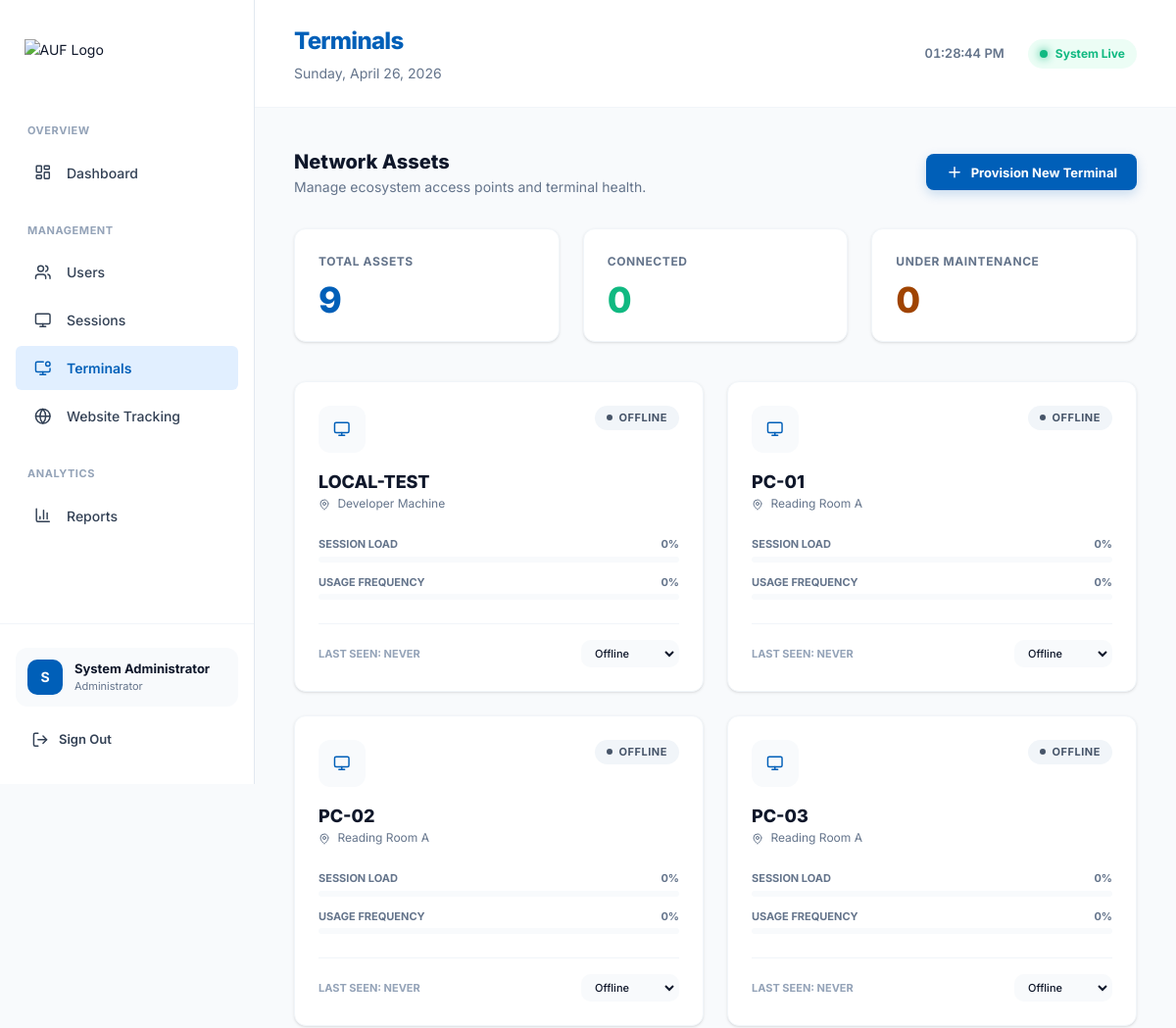
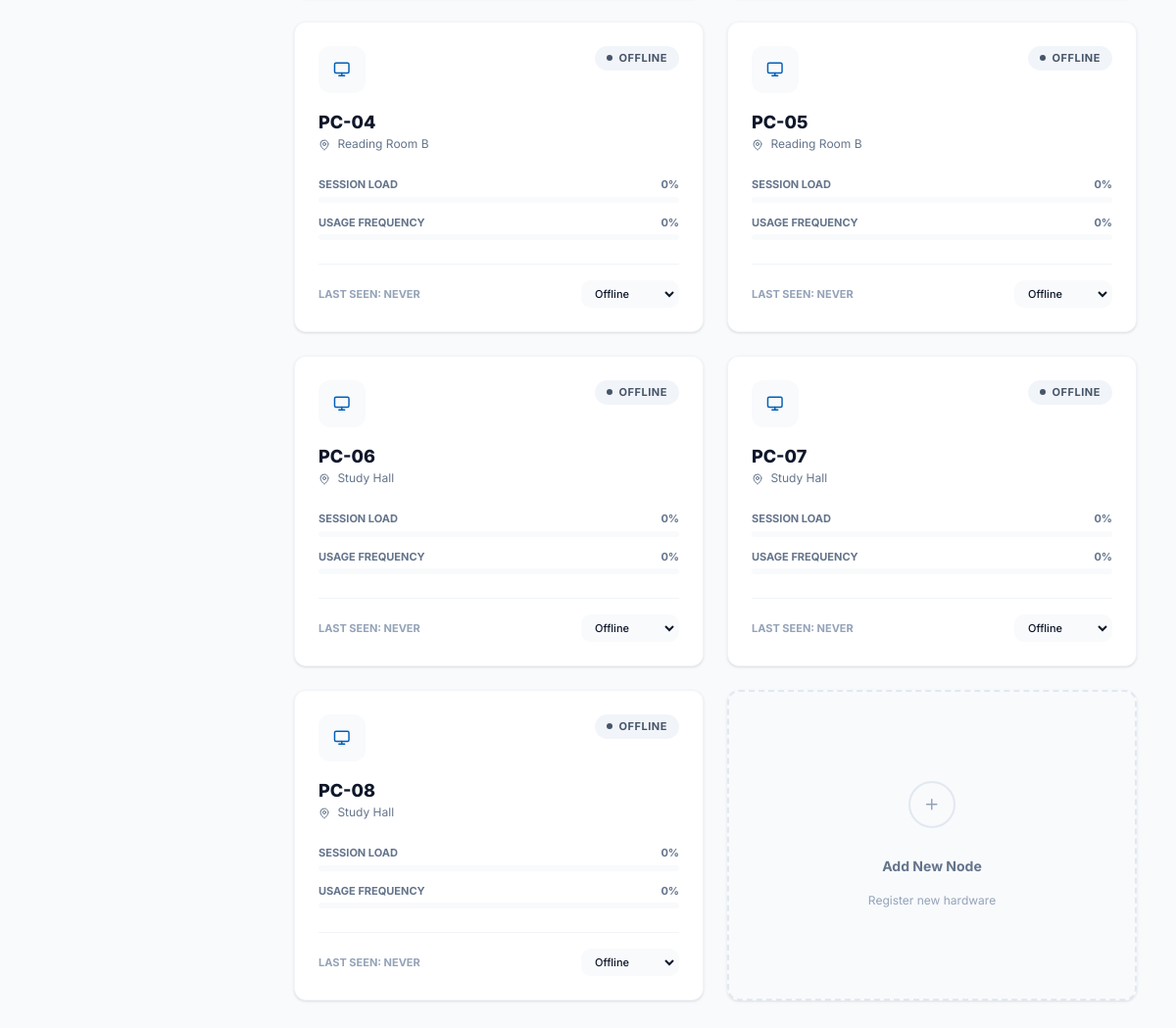
The page /server/admin/terminals.php (signed in) on the database its author committed (2 pictures, top to bottom).
### tables this page shows
CREATE TABLE terminals (
    id            INT UNSIGNED AUTO_INCREMENT PRIMARY KEY,
    terminal_code VARCHAR(30)  NOT NULL UNIQUE COMMENT 'e.g. PC-01, LIB-A-03',
    location      VARCHAR(100) DEFAULT NULL  COMMENT 'e.g. Reading Room A',
    status        ENUM('online', 'offline', 'maintenance') NOT NULL DEFAULT 'offline',
    last_seen     TIMESTAMP NULL DEFAULT NULL,
    created_at    TIMESTAMP NOT NULL DEFAULT CURRENT_TIMESTAMP,
    INDEX idx_status (status)
);

### server/includes/auth.php (called while the page is built, shortened)
<?php
require_once __DIR__ . '/helpers.php';
function current_admin(): array {
    return [
        'id'   => $_SESSION['admin_id']   ?? null,
        'name' => $_SESSION['admin_name'] ?? 'Admin',
    ];
}

### server/includes/helpers.php (called while the page is built, shortened)
<?php
function h(string $str): string {
    return htmlspecialchars($str, ENT_QUOTES | ENT_HTML5, 'UTF-8');
}

### server/admin/terminals.php (the view, shortened to what this page needs)
<?php
require_once __DIR__ . '/../includes/helpers.php';
require_once __DIR__ . '/../includes/auth.php';
$pdo   = db();
$admin = current_admin();
$terminals = $pdo->query(
    "SELECT t.*,
            (SELECT COUNT(*) FROM sessions s WHERE s.terminal_id=t.id AND s.status='active') AS active_sessions,
            (SELECT COUNT(*) FROM sessions s WHERE s.terminal_id=t.id) AS total_sessions
     FROM terminals t
     ORDER BY t.terminal_code"
)->fetchAll();
$page = 'terminals';
include __DIR__ . '/partials/header.php';
?>
<div style="display:flex;justify-content:space-between;align-items:center;margin-bottom:32px">
  <div>
    <h2 style="font-size: 20px; font-weight: 800; color: var(--text-primary)">Network Assets</h2>
    <p class="td-muted">Manage ecosystem access points and terminal health.</p>
  </div>
  <button class="btn btn-primary" onclick="openModal('modal-add')">
    <i data-lucide="plus" style="width:18px"></i> Provision New Terminal
  </button>
</div>
<div class="stats-grid" style="grid-template-columns: repeat(3, 1fr); margin-bottom: 40px">
  <div class="stat-card" style="padding: 24px">
    <span class="stat-label">Total Assets</span>
    <span class="stat-value"><?= count($terminals) ?></span>
  </div>
  <div class="stat-card" style="padding: 24px">
    <span class="stat-label">Connected</span>
    <span class="stat-value" style="color: var(--success)">
      <?= count(array_filter($terminals, fn($t) => $t['status'] === 'online')) ?>
    </span>
  </div>
  <div class="stat-card" style="padding: 24px">
    <span class="stat-label">Under Maintenance</span>
    <span class="stat-value" style="color: var(--tertiary)">
      <?= count(array_filter($terminals, fn($t) => $t['status'] === 'maintenance')) ?>
    </span>
  </div>
</div>
<div class="terminal-grid fade-in">
  <?php foreach ($terminals as $t): ?>
  <div class="terminal-card">
    <div class="terminal-header">
      <div class="feed-icon" style="background: var(--bg-base); box-shadow: none">
        <i data-lucide="<?= $t['active_sessions'] > 0 ? 'monitor-play' : 'monitor' ?>"></i>
      </div>
      <?php
        $b=['online'=>'badge-green','offline'=>'badge-gray','maintenance'=>'badge-yellow'];
        echo '<span class="badge '.($b[$t['status']]??'badge-gray').'"><span class="badge-dot"></span>'.ucfirst($t['status']).'</span>';
      ?>
    </div>
    <div class="terminal-info">
      <h3><?= h($t['terminal_code']) ?></h3>
      <p><i data-lucide="map-pin" style="width:12px; height:12px; vertical-align: middle; margin-right: 4px"></i> <?= h($t['location']??'Unassigned Location') ?></p>
    </div>
    <div class="terminal-stats">
      <div class="progress-wrap">
        <div class="progress-label"><span>Session Load</span><span><?= $t['active_sessions'] > 0 ? '100%' : '0%' ?></span></div>
        <div class="progress-bar"><div class="progress-fill fill-blue" style="width: <?= $t['active_sessions'] > 0 ? '100%' : '0%' ?>"></div></div>
      </div>
      <div class="progress-wrap">
        <div class="progress-label"><span>Usage Frequency</span><span><?= min(100, $t['total_sessions'] * 5) ?>%</span></div>
        <div class="progress-bar"><div class="progress-fill fill-slate" style="width: <?= min(100, $t['total_sessions'] * 5) ?>%"></div></div>
      </div>
    </div>
    <div class="terminal-footer">
      <div style="font-size: 11px; font-weight: 700; color: var(--text-faint); text-transform: uppercase">
        Last Seen: <?= $t['last_seen'] ? date('H:i', strtotime($t['last_seen'])) : 'Never' ?>
      </div>
      <form method="POST" style="display:flex;gap:6px">
        <select name="status" class="form-control" style="padding: 4px 8px; font-size: 11px; width: 100px" onchange="this.form.submit()">
          <option value="offline"     <?= $t['status']==='offline'?'selected':'' ?>>Offline</option>
        </select>
      </form>
    </div>
  </div>
  <?php endforeach; ?>
  <div class="terminal-card" style="border: 2px dashed var(--border); background: transparent; cursor: pointer; align-items: center; justify-content: center; min-height: 240px" onclick="openModal('modal-add')">
     <div style="width: 48px; height: 48px; border-radius: 50%; border: 2px solid var(--border); display: flex; align-items: center; justify-content: center; color: var(--text-faint); margin-bottom: 12px">
       <i data-lucide="plus"></i>
     </div>
     <div style="font-weight: 700; color: var(--text-muted)">Add New Node</div>
     <div style="font-size: 12px; color: var(--text-faint)">Register new hardware</div>
  </div>
</div>
<?php include __DIR__ . '/partials/footer.php'; ?>

### server/admin/partials/header.php (shortened to what this page needs)
<!DOCTYPE html>
<html lang="en">
<head>
  <link rel="stylesheet" href="<?= ASSETS_URL ?>/css/admin.css?v=1.2.0">
</head>
<body>
<div class="layout">
  <aside class="sidebar">
    <div class="sidebar-logo" style="justify-content: center; padding: 40px 24px;">
      <div class="logo-image" style="width: 210px; height: auto; flex-shrink: 0;">
        <img src="<?= ASSETS_URL ?>/img/auf_ul_logo.png" alt="AUF Logo" style="width: 100%; height: auto; object-fit: contain;">
      </div>
    </div>
    <nav class="sidebar-nav">
      <span class="nav-section-label">Overview</span>
      <a href="dashboard.php" class="nav-item <?= $page==='dashboard' ? 'active' : '' ?>">
        <span class="nav-icon"><i data-lucide="layout-dashboard"></i></span> Dashboard
      </a>
      <span class="nav-section-label">Management</span>
      <a href="users.php" class="nav-item <?= $page==='users' ? 'active' : '' ?>">
        <span class="nav-icon"><i data-lucide="users"></i></span> Users
      </a>
      <a href="sessions.php" class="nav-item <?= $page==='sessions' ? 'active' : '' ?>">
        <span class="nav-icon"><i data-lucide="monitor"></i></span> Sessions
      </a>
      <a href="terminals.php" class="nav-item <?= $page==='terminals' ? 'active' : '' ?>">
        <span class="nav-icon"><i data-lucide="monitor-dot"></i></span> Terminals
      </a>
      <a href="websites.php" class="nav-item <?= $page==='websites' ? 'active' : '' ?>">
        <span class="nav-icon"><i data-lucide="globe"></i></span> Website Tracking
      </a>
      <span class="nav-section-label">Analytics</span>
      <a href="reports.php" class="nav-item <?= $page==='reports' ? 'active' : '' ?>">
        <span class="nav-icon"><i data-lucide="bar-chart-3"></i></span> Reports
      </a>
    </nav>
    <div class="sidebar-footer">
      <div class="admin-chip">
        <div class="admin-avatar"><?= strtoupper(substr($admin['name'], 0, 1)) ?></div>
        <div class="admin-info">
          <div class="admin-name"><?= h($admin['name']) ?></div>
          <div class="admin-role">Administrator</div>
        </div>
      </div>
      <a href="logout.php" class="btn-logout">
        <i data-lucide="log-out" style="width:18px"></i> Sign Out
      </a>
    </div>
  </aside>
  <div class="main-content">
    <div class="topbar">
      <div>
        <div class="topbar-title"><?= ucfirst($page) ?></div>
        <div class="topbar-subtitle"><?= date('l, F j, Y') ?></div>
      </div>
      <div class="topbar-right">
        <span id="live-clock" style="font-size:13px;color:var(--text-muted);font-variant-numeric:tabular-nums;font-weight:600"></span>
        <div class="live-badge"><span class="live-dot"></span> System Live</div>
      </div>
    </div>
    <div class="page-content fade-in">

### server/admin/partials/footer.php (shortened to what this page needs)
    </div>
  </div>
</div>
</body>
</html>

### rows shown on the page
terminals: status "OFFLINE", terminal_code "LOCAL-TEST", location "Developer Machine", min(100, $t['total_sessions'] * 5) "0", shows "NEVER", status "Offline"
terminals: status "OFFLINE", terminal_code "PC-01", location "Reading Room A", min(100, $t['total_sessions'] * 5) "0", shows "NEVER", status "Offline"
terminals: status "OFFLINE", terminal_code "PC-02", location "Reading Room A", min(100, $t['total_sessions'] * 5) "0", shows "NEVER", status "Offline"
terminals: status "OFFLINE", terminal_code "PC-03", location "Reading Room A", min(100, $t['total_sessions'] * 5) "0", shows "NEVER", status "Offline"
terminals: status "OFFLINE", terminal_code "PC-04", location "Reading Room B", min(100, $t['total_sessions'] * 5) "0", shows "NEVER", status "Offline"
terminals: status "OFFLINE", terminal_code "PC-05", location "Reading Room B", min(100, $t['total_sessions'] * 5) "0", shows "NEVER", status "Offline"
terminals: status "OFFLINE", terminal_code "PC-06", location "Study Hall", min(100, $t['total_sessions'] * 5) "0", shows "NEVER", status "Offline"
terminals: status "OFFLINE", terminal_code "PC-07", location "Study Hall", min(100, $t['total_sessions'] * 5) "0", shows "NEVER", status "Offline"
terminals: status "OFFLINE", terminal_code "PC-08", location "Study Hall", min(100, $t['total_sessions'] * 5) "0", shows "NEVER", status "Offline"

### other values the page prints
substr($admin['name'], 0, 1) "S"
$admin['name'] "System Administrator"
$page "Terminals"
count($terminals) "9"
count(array_filter($terminals, fn($t) => $t['status'] === 'online')) "0"
